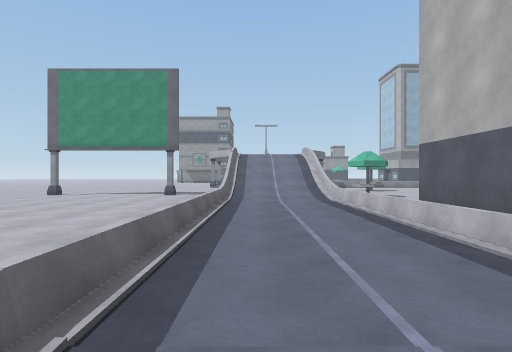
View 1 (above)

24 first-person views from a walk through a scene from a Unity 3-D project. The camera is 1.2 m above the floor, looks level and sees 80° across. The floor is counted in squares, 2 m on a side. Each view is taken from the middle of a square. On the plan, view 1 faces up. The plan holds only what a view shows up to about 9 squares ahead; the rest is blank. The place goes on beyond the plan. The player is left out. Surface patterns are stand-ins for the level's own textures.

View 2
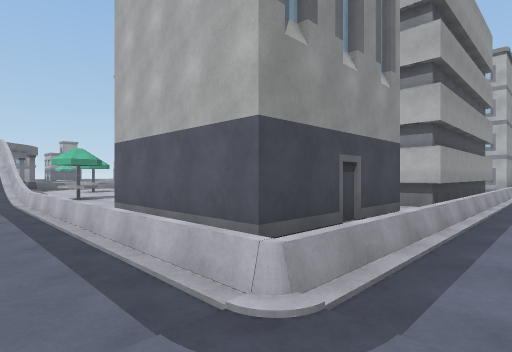

View 3
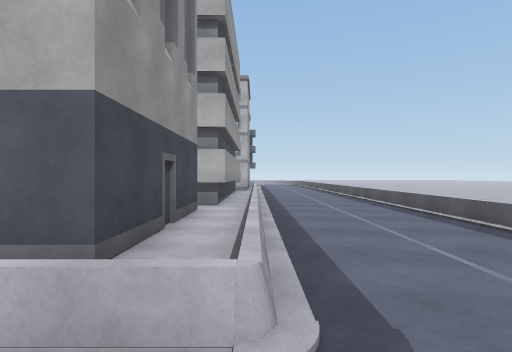

View 4
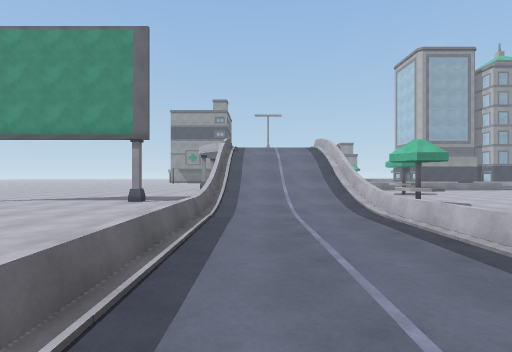

View 5
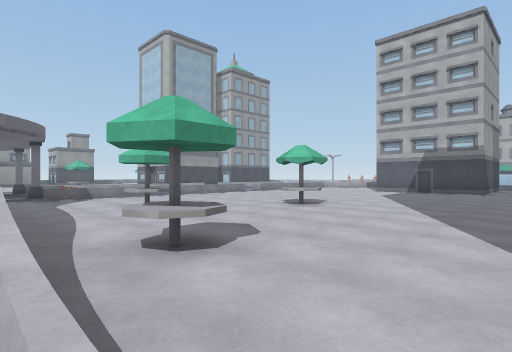

View 6
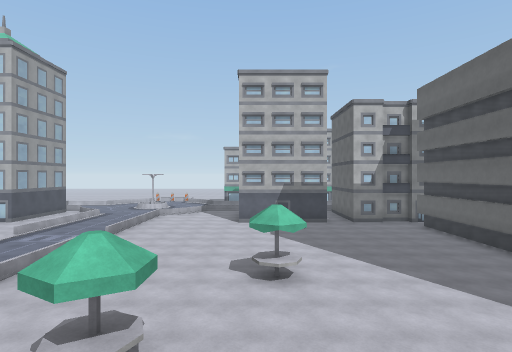

View 7
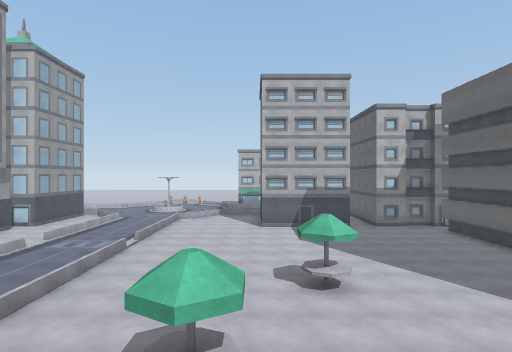

View 8
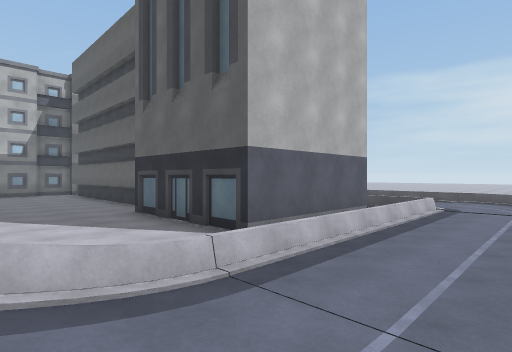

View 9
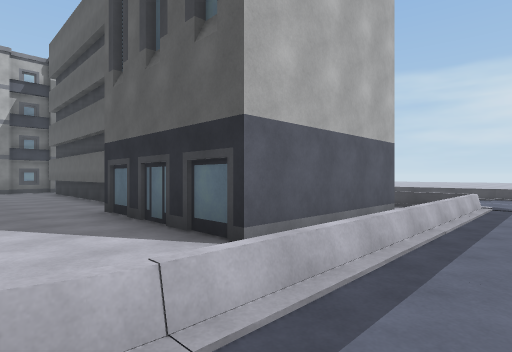

View 10
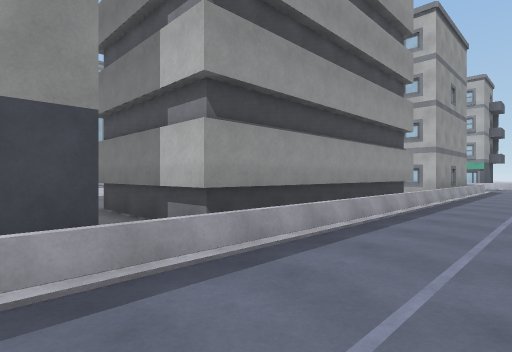

View 11
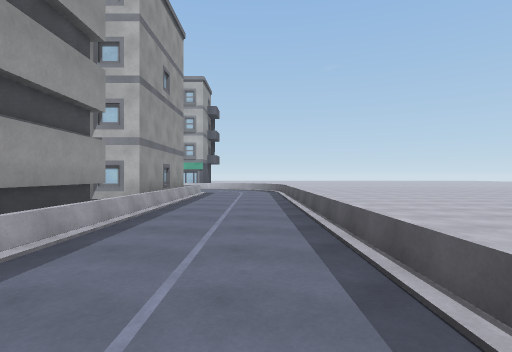

View 12
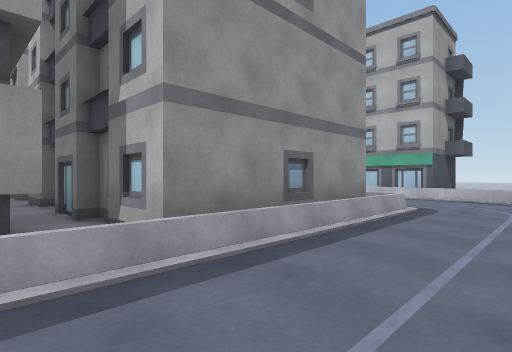

View 13
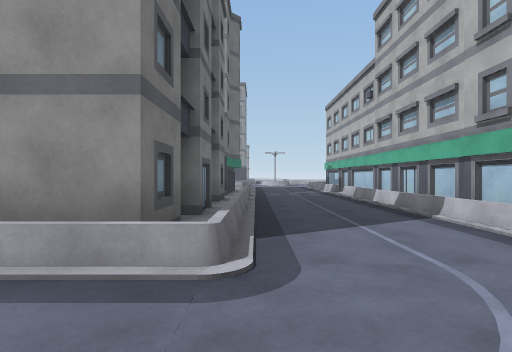

View 14
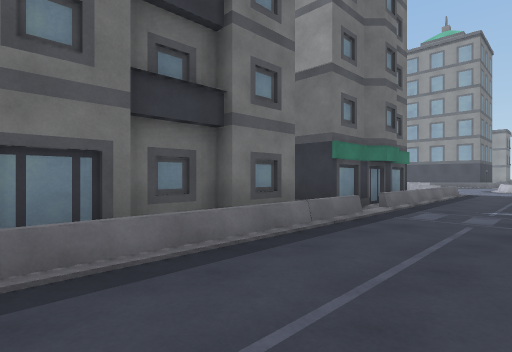

View 15
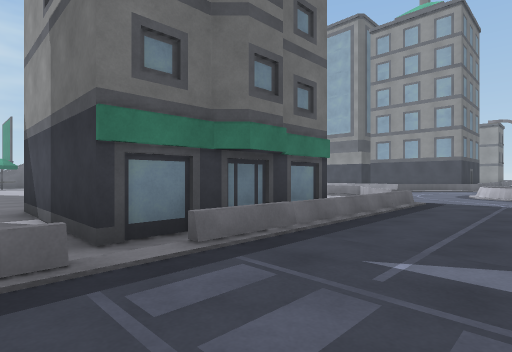

View 16
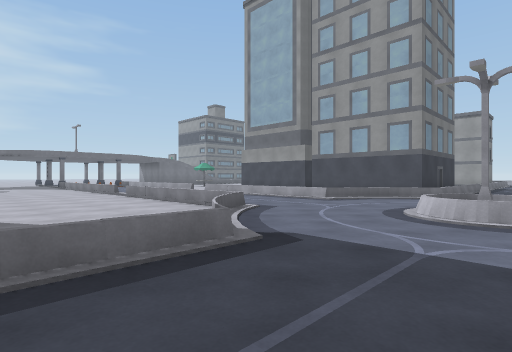

View 17
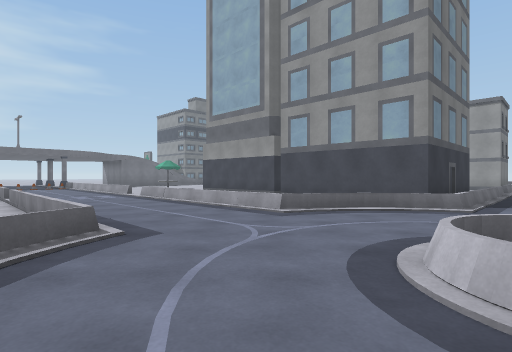

View 18
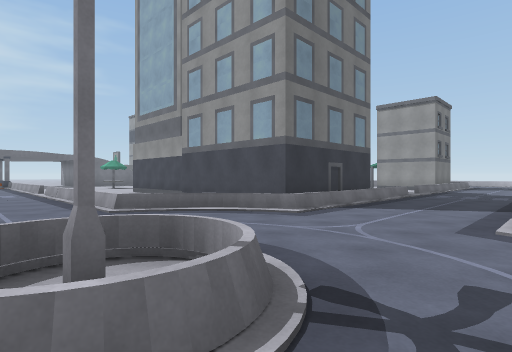

View 19
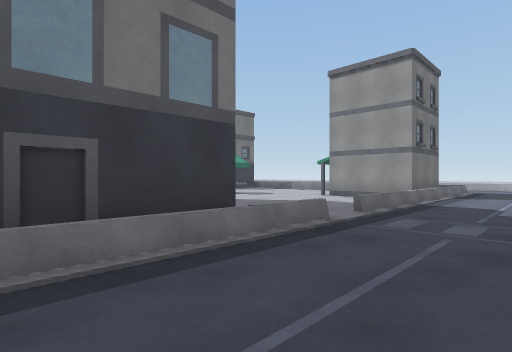

View 20
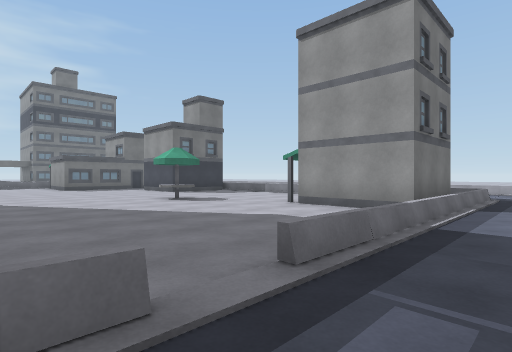

View 21
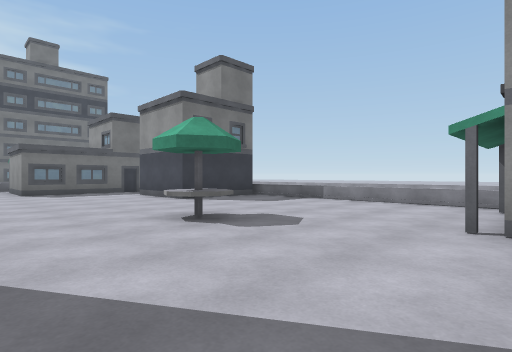

View 22
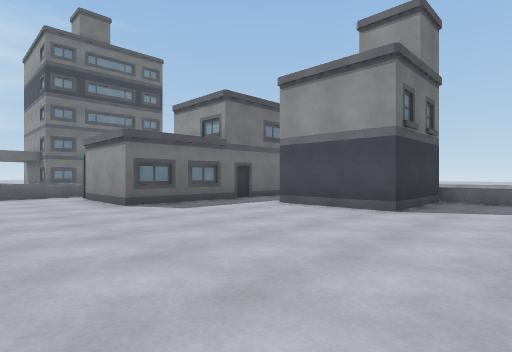

View 23
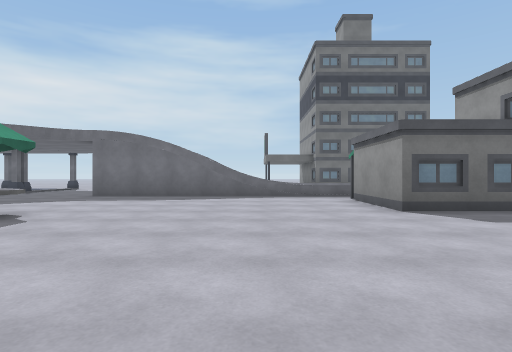

View 24
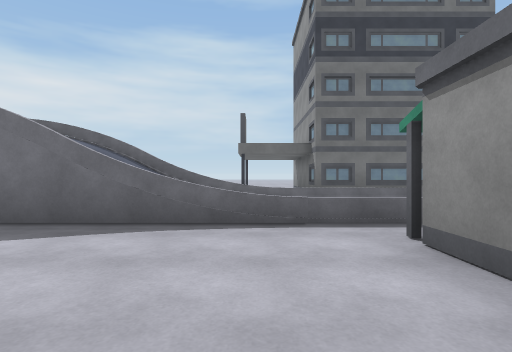

### Floor plan
Key: @ floor where view 1 was taken; # wall or solid block; x gap in a wall; . main floor; : floor 0.25 m higher than the main floor; + floor 0.5 m higher than the main floor; * floor 0.75 m higher than the main floor; / step, stairs or slope; = window, fence, low wall or low ledge; U umbrella; B building; O other object.
Columns run from 3 left of view 1 to 23 right of it. Each row starts with its distance up from view 1.
 36              #======  =/
 35          #   #......B #/:
 34 #        #.  #......  #/:
 33 #        #..........###/:
 32 # =   O  #......U..... =:
 31 B =  /B###......U..... =:
 30   =  /.................=:
 29   =  /.................=::
 28   x  /.................:::
 27   x/ /........     ....=::
 26   x/ /.......         #/::
 25   x/ /......          #/::
 24   #  /...UU           #/::
 23      /...          ####/::.
 22      ...              =/:::
 21      ..              =:::::
 20              ==/=====::::::
 19             ::::::::::::O=:
 18            :::::::::::::.+:
 17       /=******///***=/::::
 16       ...............=::::
 15       ............... =/::
 14       ..U............  =::
 13      /..U......       #/::
 12 ..x///.....U...       #/::
 11 O.x///.....U...       #/::
 10 ..x///UU........     ##/::
  9 ..x///.U...........###B:::
  8 ..=::/........... ... #/::#
  7 ..=::/..........  .#  #/::#
  6 ..=::/.####.....  .B  #/::.
  5 ..=::/ #  #####   .   #/::B
  4 ..=::/ #   #      .#  #/::#
  3 ..=::/ #   #          #/::B
  2  .=::/.###########  ###/::#
  1   =::=============#####/::#
  0    @::::::::::::::::::::::=
 -1     ::::::::::::::::::::
 -2     ==================

Positions as (right, up) in squares from view 1, and headings:
1: (0, 0), facing up
2: (1, 0), facing up-right
3: (1, 1), facing right
4: (0, 3), facing up
5: (2, 7), facing up-right
6: (2, 12), facing right
7: (2, 13), facing right
8: (0, 9), facing down-right
9: (1, 8), facing down-right
10: (6, -1), facing up-right
11: (9, -1), facing right
12: (14, -1), facing up-right
13: (20, -1), facing up
14: (22, 4), facing up-left
15: (22, 8), facing up-left
16: (22, 13), facing up-left
17: (21, 16), facing up-left
18: (23, 18), facing up-left
19: (22, 24), facing up-left
20: (21, 27), facing up-left
21: (17, 29), facing up-left
22: (12, 28), facing up-left
23: (11, 28), facing left
24: (6, 29), facing left
